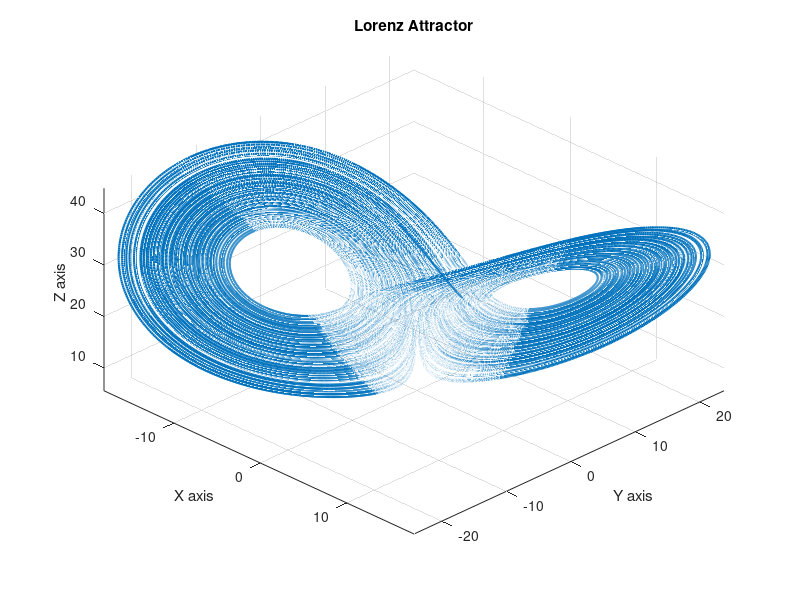
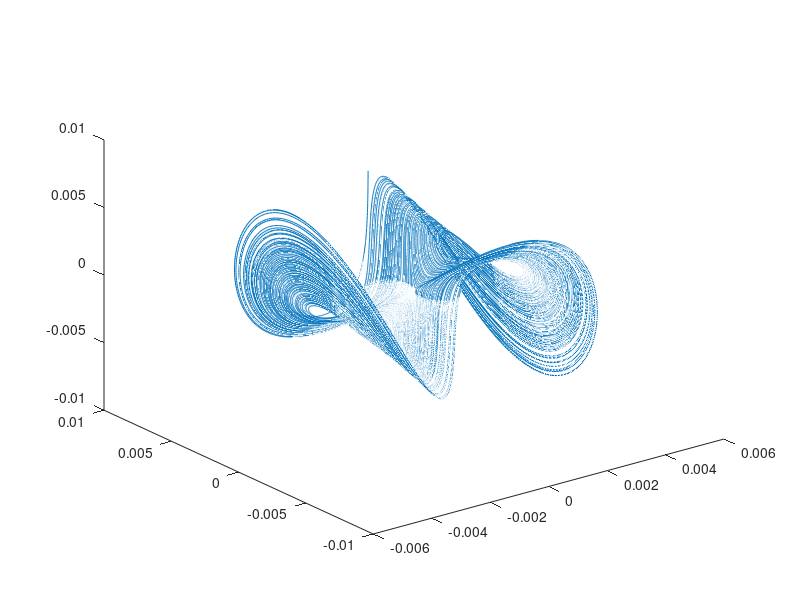

Here is the MATLAB script that generated these plots, in order: (Note: this script raises an error after producing the figures.)
% Lorenz Attractor

% Parameters
sigma = 10;
rho = 28;
beta = 8/3;

% Time span
dt=0.001;
tspan = [dt:dt:200]; % Run for 250 time units

% Initial condition
initial_conditions = [-8, 8, 27];

% Define the Lorenz system as a function
lorenz = @(t, xyz) [sigma*(xyz(2) - xyz(1)); ...
                    xyz(1)*(rho - xyz(3)) - xyz(2); ...
                    xyz(1)*xyz(2) - beta*xyz(3)];

% Solve using ode45
[t, sol] = ode45(lorenz, tspan, initial_conditions);

% Extract x, y, z
x = sol(:,1);
y = sol(:,2);
z = sol(:,3);

% Plot the Lorenz attractor
figure;
% Set the figure's name
set(gcf, 'Name', 'Lorenz Attractor');
% Optional: Make the name visible in the figure window title bar
set(gcf, 'NumberTitle', 'off');
plot3(x, y, z, 'LineWidth', 1.5);
title('Lorenz Attractor');
xlabel('X axis');
ylabel('Y axis');
zlabel('Z axis');
grid on;
view(45,45);  % Set the view to 3D
axis tight;


% Creating the Hankel matrix
m = 100;         % Size of the Hankel matrix (number of rows)
HankelMatrix = hankel(x(1:m),x(m:end));

[U,E,V]=svd(HankelMatrix,'econ');

figure
% Set the figure's name
set(gcf, 'Name', 'Delay Embedded Attractor');
% Optional: Make the name visible in the figure window title bar
set(gcf, 'NumberTitle', 'off');
plot3(V(:,1),V(:,2),V(:,3))


% Up to her I think everything is correct/I get expected results


% Next step aka derivatives
r=15;

dV = zeros(length(V)-5, r);
for i = 3:length(V)-3
    for k = 1:r
        dV(i-2,k) = (1/(12*dt)) * (-V(i+2,k) + 8*V(i+1,k) - 8*V(i-1,k) + V(i-2,k));
    end
end

xReg = V(3:end-3, 1:r);
dx = dV;

% Build library of nonlinear time series
polyorder = 1;
Theta = poolData(xReg,r,1,0);
% normalize columns of Theta (required in new time-delay coords)
for k=1:size(Theta,2)
    normTheta(k) = norm(Theta(:,k));
    Theta(:,k) = Theta(:,k)/normTheta(k);
end 
m = size(Theta,2);
% compute Sparse regression: sequential least squares
% requires different lambda parameters for each column
lambda=0;
clear Xi
for k=1:r-1
    Xi(:,k) = sparsifyDynamics(Theta,dx(:,k),lambda*k,1);  % lambda = 0 gives better results 
end
Theta = poolData(xReg,r,1,0);
for k=1:length(Xi)
    Xi(k,:) = Xi(k,:)/normTheta(k);
end
A = Xi(2:r+1,1:r-1)';
B = A(:,r);
A = A(:,1:r-1);
% Simulate System
L = 1:50000;
sys = ss(A, B, eye(r-1), 0*B);
[y_sim, t_sim] = lsim(sys, xReg(L, r), dt*(L-1), xReg(1, 1:r-1));

figure
% Set the figure's name
set(gcf, 'Name', 'Reconstructed Attractor');
% Optional: Make the name visible in the figure window title bar
set(gcf, 'NumberTitle', 'off');
L = 300:50000;
plot3(y_sim(L,1),y_sim(L,2),y_sim(L,3),'Color',[0 0 .5],'LineWidth',1.5)
axis tight
xlabel('v_1'), ylabel('v_2'), zlabel('v_3')

figure
% Set the figure's name
set(gcf, 'Name', 'V1 vs V15');
% Optional: Make the name visible in the figure window title bar
set(gcf, 'NumberTitle', 'off');
subplot(2,1,1)
plot(tspan(L), y_sim(L,1), 'b', 'LineWidth', 0.5)
box on;

subplot(2,1,2)
plot(tspan(L), xReg(L,r), 'r', 'LineWidth', 0.5)
box on;